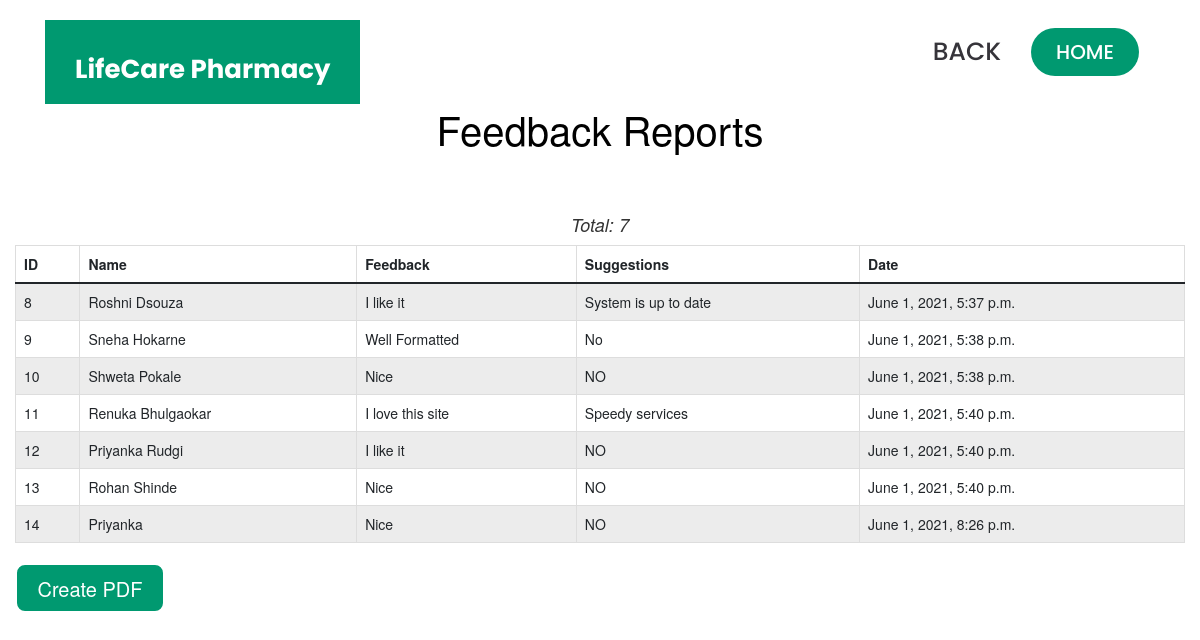
Page /FReport on the committed database.
### home/models.py (models this page shows)
class Newfeedback(models.Model):
    nm = models.CharField(max_length=20)
    feedback = models.CharField(max_length=50)
    suggestion = models.CharField(max_length=500)
    added_on =models.DateTimeField(auto_now_add=True)

### home/views.py (the view)
# urls.py: path('FReport',views.FReport, name='FReport'),
def FReport(request):
    fback = Newfeedback.objects.all()
    return render(request,"FReport.html", {'Newfeedback':fback})

### templates/FReport.html (shortened to what this page needs)
<!DOCTYPE html>
<html lang="en">
<head>
  <link href="static/assets/vendor/aos/aos.css" rel="stylesheet">
  <link href="static/assets/vendor/bootstrap/css/bootstrap.min.css" rel="stylesheet">
  <link href="static/assets/vendor/bootstrap-icons/bootstrap-icons.css" rel="stylesheet">
  <link href="static/assets/vendor/boxicons/css/boxicons.min.css" rel="stylesheet">
  <link href="static/assets/vendor/glightbox/css/glightbox.min.css" rel="stylesheet">
  <link href="static/assets/vendor/remixicon/remixicon.css" rel="stylesheet">
  <link href="static/assets/vendor/swiper/swiper-bundle.min.css" rel="stylesheet">
  <link href="static/assets/css/style.css" rel="stylesheet">
<link href="//netdna.bootstrapcdn.com/bootstrap/3.0.3/css/bootstrap.min.css" rel="stylesheet" id="bootstrap-css">
 </head>
 <body>
  <header id="header" class="fixed-top d-flex align-items-center">
    <div class="container">
      <div class="header-container d-flex align-items-center justify-content-between">
        <div class="logo">
          <h1 class="text-light"><a href="index.html"><span>LifeCare Pharmacy</span></a></h1>
        </div>
        <nav id="navbar" class="navbar" >
          <ul>
            <li><a class="nav-link scrollto" href="/pharmadashboard" style=" font-size:25px;">Back</a></li>
            <li><a class="getstarted scrollto" href="/" style=" font-size:20px;"> Home</a></li>
          </ul>
        </nav>
      </div>
    </div>
  </header>
<br><br><br><br>
<br><div style="padding-bottom: 18px; font-size : 40px; text-align : center;color:black; background-color: ">Feedback Reports</div></br>
<div class="container-fluid">
    <div class="row">
        <div class="col-md-12">
            <h4 class="text-center"><em>Total: {{Newfeedback|length}}</em></h4>
            <table class="table table-bordered table-striped table-hover">
                <thead class="thead-dark">
                    <tr>
                        <th>ID</th>
                        <th>Name</th>
                        <th>Feedback</th>
                        <th>Suggestions</th>
                        <th>Date</th>
                    </tr>
                </thead>
                <tbody>
                    {% for fback in Newfeedback %}
                        <tr>
                            <td>{{fback.id}}</td>
                            <td>{{fback.nm}}</td>
                            <td>{{fback.feedback}}</td>
                            <td>{{fback.suggestion}}</td>
                            <td>{{fback.added_on}}</td>
                        </tr>
                    {% endfor%}
                </tbody>
            </table>
             <a  href="/feedpdf_report"><input type="submit"value ="Create PDF" style=" border: 2px solid #fff; padding: 10px 20px;
  transition: 0.5s; width:150px; height:50px; background:#009970; border-radius: 10px; font-size:20px; color:#fff;"></a>
        </div>
    </div>
</div>

### static/assets/css/style.css (style rules this page uses)
body { font-family: "Open Sans", sans-serif; color: #444444; }
a { color: #009970; text-decoration: none; }
h1, h2, h3, h4, h5, h6 { font-family: "Raleway", sans-serif; }
#header { transition: all 0.5s; z-index: 997; transition: all 0.5s; top: 20px; }
#header .header-container { background: #fff; }
#header .logo { overflow: hidden; padding: 16px 30px 12px 30px; background: #009970; }
#header .logo h1 { font-size: 26px; padding: 0; line-height: 1; font-weight: 700; font-family: "Poppins", sans-serif; }
#header .logo h1 a, #header .logo h1 a:hover { color: #fff; text-decoration: none; }
.navbar { padding: 0; }
.navbar ul { margin: 0; padding: 0; display: flex; list-style: none; align-items: center; }
.navbar li { position: relative; }
.navbar a { display: flex; align-items: center; justify-content: space-between; padding: 10px 0 10px 30px; color: #36343a; transition: 0.3s; font-size: 13px; font-weight: 500; text-transform: uppercase; font-family: "Poppins", sans-serif; white-space: nowrap; transition: 0.3s; }
.navbar .getstarted { background: #009970; padding: 10px 25px; margin-left: 30px; margin-right: 15px; border-radius: 50px; color: #fff; }

### rows in the picture
Newfeedback: id "8", nm "Roshni Dsouza", feedback "I like it", suggestion "System is up to date", added_on "June 1, 2021, 5:37 p.m."
Newfeedback: id "9", nm "Sneha Hokarne", feedback "Well Formatted", suggestion "No", added_on "June 1, 2021, 5:38 p.m."
Newfeedback: id "10", nm "Shweta Pokale", feedback "Nice", suggestion "NO", added_on "June 1, 2021, 5:38 p.m."
Newfeedback: id "11", nm "Renuka Bhulgaokar", feedback "I love this site", suggestion "Speedy services", added_on "June 1, 2021, 5:40 p.m."
Newfeedback: id "12", nm "Priyanka Rudgi", feedback "I like it", suggestion "NO", added_on "June 1, 2021, 5:40 p.m."
Newfeedback: id "13", nm "Rohan Shinde", feedback "Nice", suggestion "NO", added_on "June 1, 2021, 5:40 p.m."
Newfeedback: id "14", nm "Priyanka", feedback "Nice", suggestion "NO", added_on "June 1, 2021, 8:26 p.m."

### other values in the picture
{{ Newfeedback|length }} "7"
